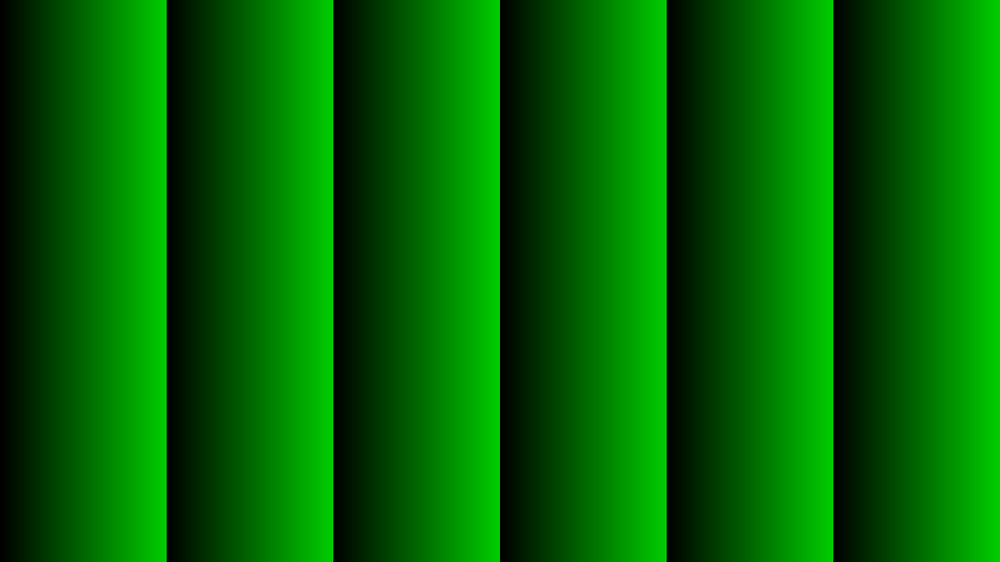
#> input picture GrayScript/G(blazed)_p320.png, 1000 x 562 px, shrunk from 1920 x 1080 before the run, found by its file name
$ python Merge_G_blybi.py
#> lines starting #> are read from the running program, lines starting #| are printed output that depends on the picture
# -*- coding: utf-8 -*-
"""
Created on Wed Feb 14 11:28:11 2024

@author: SG
"""

from PIL import Image
import numpy as np
import matplotlib.pyplot as plt

im_rh=plt.imread("C:/Users/Laboratorio/MakeHologram/GrayScript/G(blazed)_p320.png")
#> im_rh is the input picture: shape (562, 1000, 3) float32; mean R, G, B 0, 0.4, 0
# im_gh=plt.imread("Green(H)_p54.png")
im_bh=plt.imread("C:/Users/Laboratorio/MakeHologram/GrayScript/G(blazed)V_p640.png")
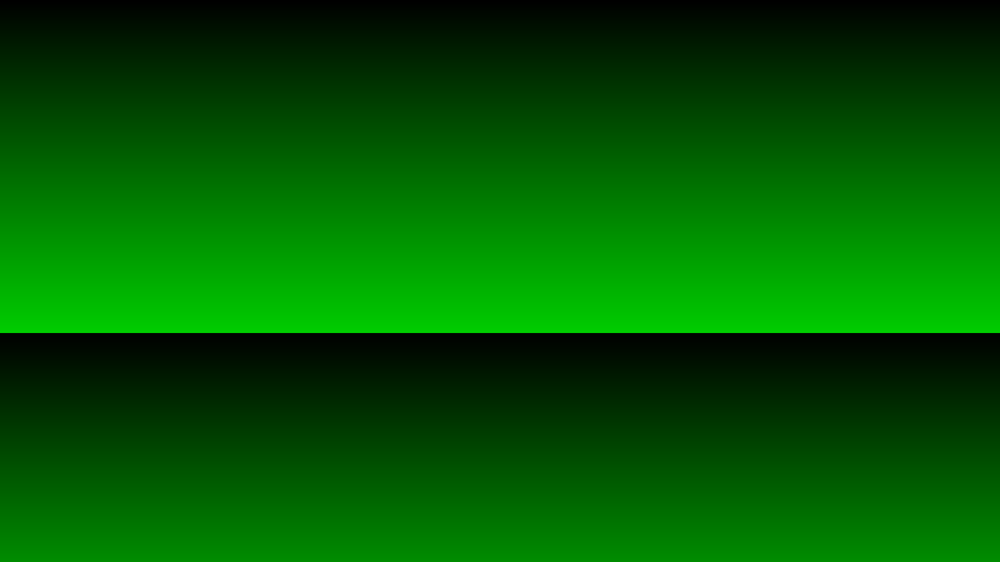
#> input picture GrayScript/G(blazed)V_p640.png, 1000 x 562 px, shrunk from 1920 x 1080 before the run, found by its file name
#> im_bh is the input picture: shape (562, 1000, 3) float32; mean R, G, B 0, 0.349, 0

im_rb=plt.imread("C:/Users/Laboratorio/MakeHologram/GrayScript/Green_tri_140(V)_p48.png")
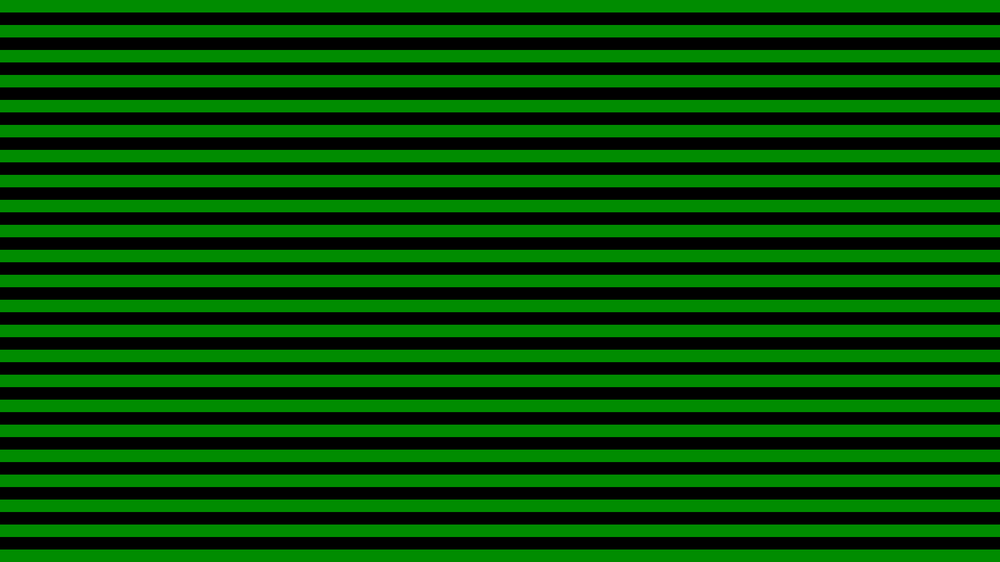
#> input picture GrayScript/Green_tri_140(V)_p48.png, 1000 x 562 px, shrunk from 1920 x 1080 before the run, found by its file name
#> im_rb is the input picture: shape (562, 1000, 3) float32; mean R, G, B 0, 0.283, 0
# im_gray=plt.imread("Gray(V)_p64.png")
im_rh_array = np.array(im_rh)*255 # blazed_h
im_bh_array = np.array(im_bh)*255 # blazed_v

im_m = np.zeros_like(im_rh_array)
im_m[:,:,1]=im_rh_array[:,:,1]+im_bh_array[:,:,1]
im_check=im_m[:,:,1] #!!!!!!!!!!!
im_check_h=im_rh_array[:,:,1]
im_check_v=im_bh_array[:,:,1]
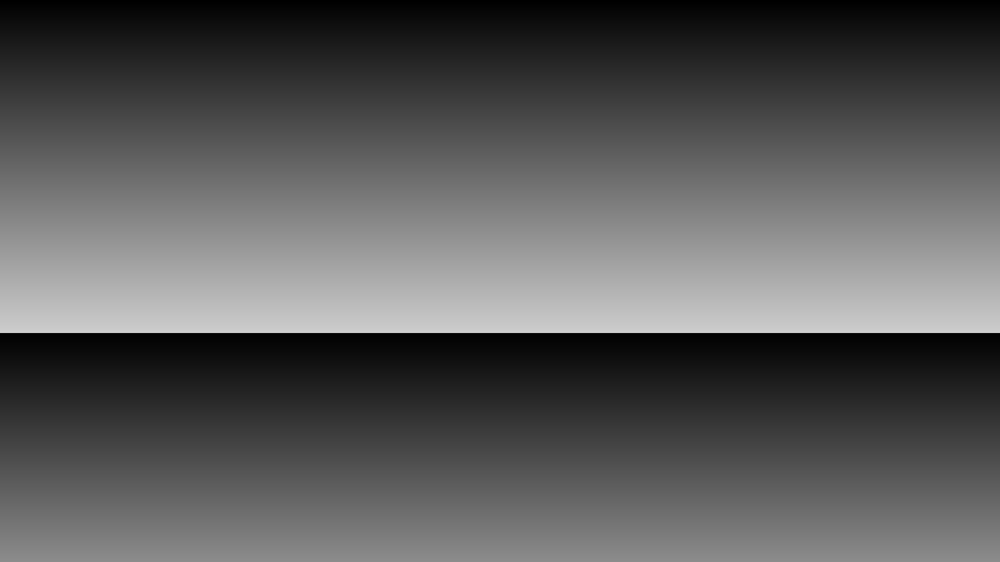
#> im_check_v: shape (562, 1000) float32; min 0, max 206, mean 88.8
im_int=im_check.astype(int)
# im_mod=(im_m/510)*255
# im_mod=im_mod.astype(np.uint8)

im_new_array = np.zeros_like(im_rh_array)
im_new_array[:,:,1] = im_int
im_new_array = im_new_array.astype(np.uint8)
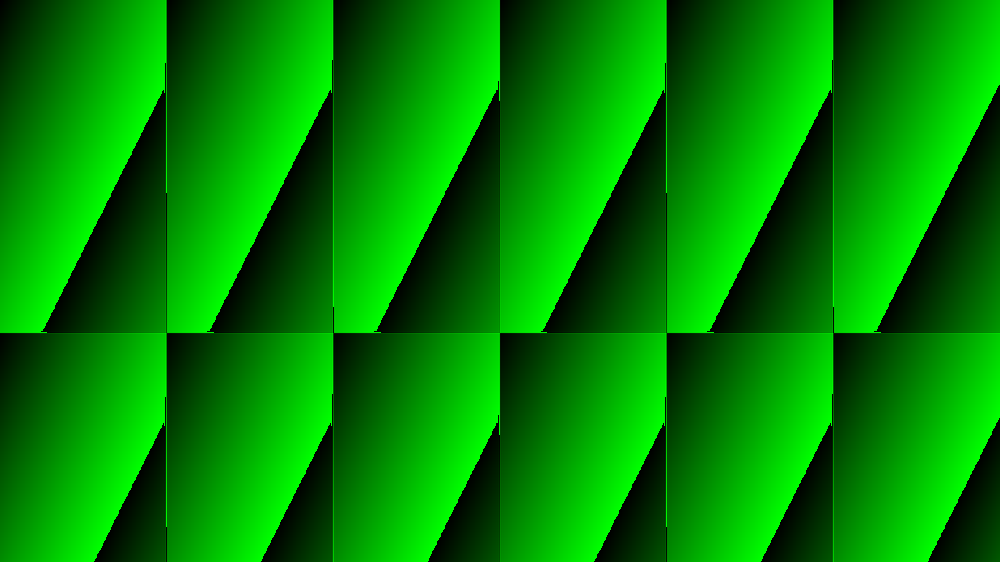
#> im_new_array: shape (562, 1000, 3); mean of channels 0, 1, 2 0, 134, 0; drawn as R, G, B

im_new = Image.fromarray(im_new_array)
# im_compare=Image.fromarray(im_mod)
im_new.save('G_bl2_p320.png')

# plt.imshow(im_new_array)
im_new.show()

im_rb_array = np.array(im_rb)*255
im_m_3 = np.zeros_like(im_rh_array)
im_m_3[:,:,1]=im_rh_array[:,:,1]+im_bh_array[:,:,1]+im_rb_array[:,:,1]
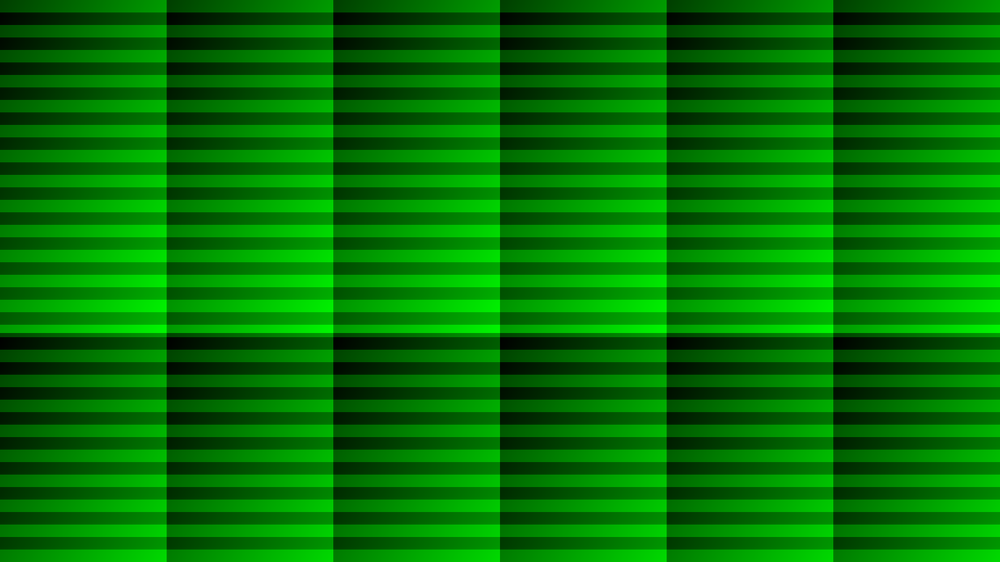
#> im_m_3: shape (562, 1000, 3) float32; mean R, G, B 0, 262.9, 0; drawn with min black and max white
im_check_3=im_m_3[:,:,1]
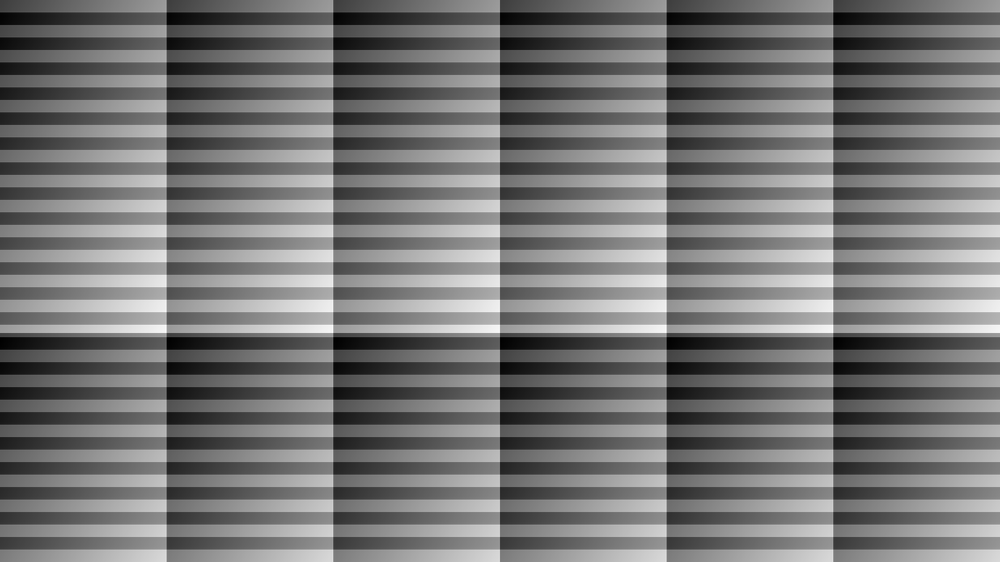
#> im_check_3: shape (562, 1000) float32; min 2, max 568, mean 263; drawn with min black and max white
im_int_3=im_check_3.astype(int)

im_new_arr_3 = np.zeros_like(im_rh_array)
im_new_arr_3[:,:,1] = im_int_3
im_new_arr_3=im_new_arr_3.astype(np.uint8)
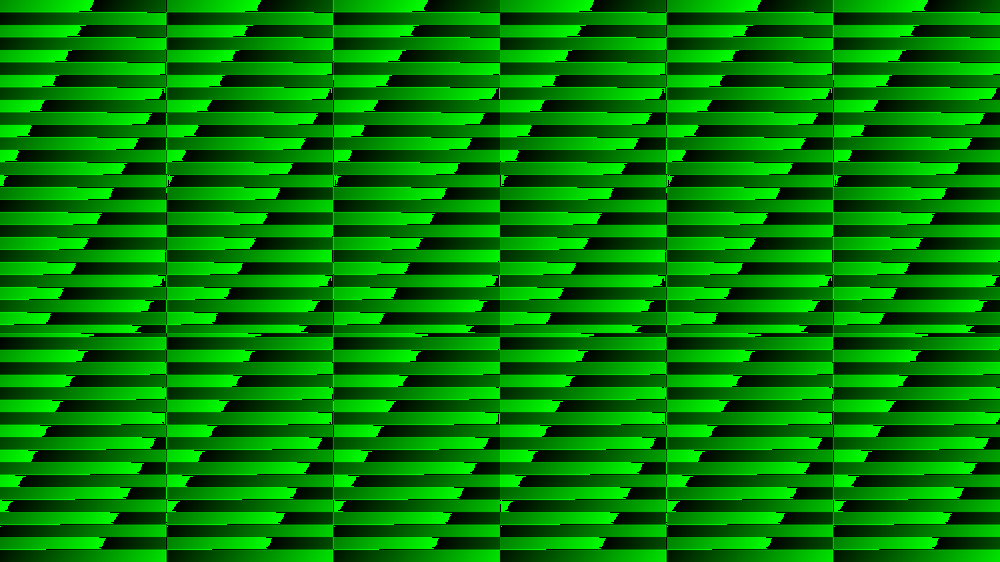
#> im_new_arr_3: shape (562, 1000, 3); mean of channels 0, 1, 2 0, 128, 0; drawn as R, G, B

im_new_3 = Image.fromarray(im_new_arr_3)
im_new_3.save('G_bl2_tri_p320_140.png')

im_new_3.show()
